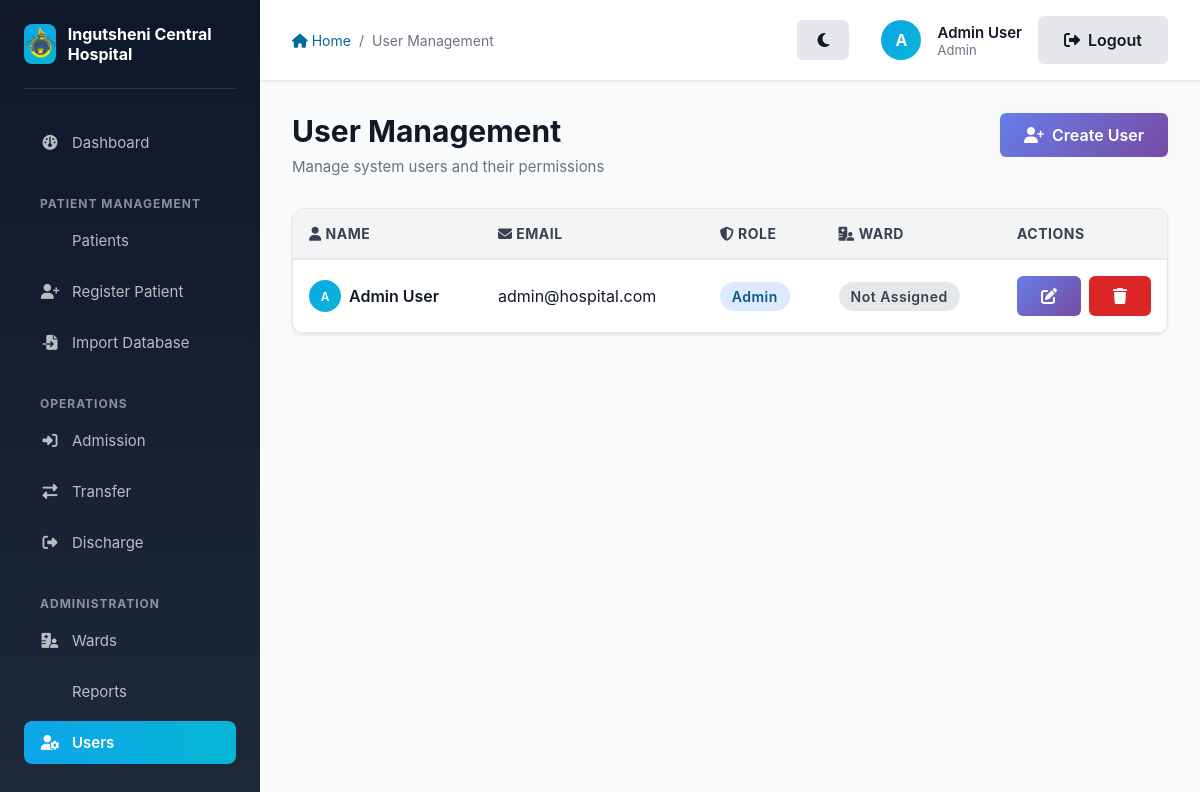
Before: /auth/users (signed in) with the older database file.
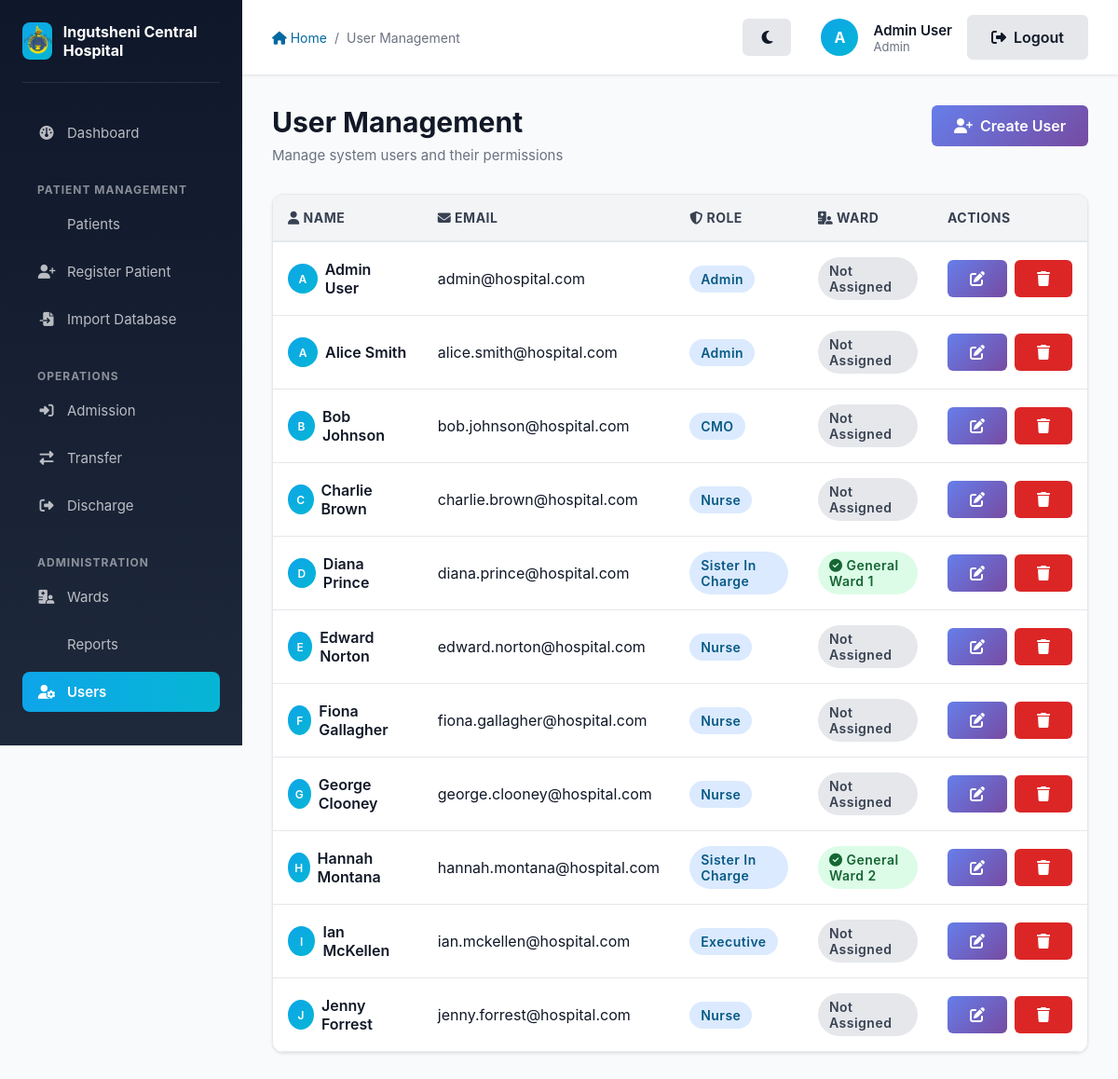
After: the same page with the newer database file.
### app/models/models.py (models this page shows, shortened)
class User(db.Model, UserMixin):
    __tablename__ = 'users'
    id = db.Column(db.Integer, primary_key=True)
    name = db.Column(db.String(100), nullable=False)
    email = db.Column(db.String(120), unique=True, nullable=False)
    password_hash = db.Column(db.String(128), nullable=False)
    role_id = db.Column(db.Integer, db.ForeignKey('roles.id'), nullable=False)
    ward_id = db.Column(db.Integer, db.ForeignKey('wards.id'), nullable=True)

class Role(db.Model):
    __tablename__ = 'roles'
    id = db.Column(db.Integer, primary_key=True)
    name = db.Column(db.String(50), unique=True, nullable=False)
    users = db.relationship('User', backref='role_obj', lazy=True)

class Ward(db.Model):
    __tablename__ = 'wards'
    id = db.Column(db.Integer, primary_key=True)
    name = db.Column(db.String(100), unique=True, nullable=False)
    type = db.Column(db.String(50), nullable=False) # Admission, General, Discharge
    capacity = db.Column(db.Integer, nullable=True)
    users = db.relationship('User', backref='ward_obj', lazy=True)
    patients = db.relationship('Patient', backref='current_ward', lazy=True)

### app/auth/routes.py (the view)
@auth.route('/users')
@login_required
@role_required(['Admin'])
def manage_users():
    users = User.query.all()
    return render_template('auth/manage_users.html', users=users)

### app/auth/utils.py (called while the page is built)
def role_required(roles):
    def decorator(f):
        @wraps(f)
        def decorated_function(*args, **kwargs):
            if not current_user.is_authenticated or current_user.role_obj.name not in roles:
                abort(403)
            return f(*args, **kwargs)
        return decorated_function
    return decorator

### app/models/models.py (called while the page is built)
@login_manager.user_loader
def load_user(user_id):
    return User.query.get(int(user_id))

### app/templates/auth/manage_users.html (shortened to what this page needs)
{% extends "layout.html" %}
{% block breadcrumb %}
    <a href="{{ url_for('main.index') }}"><i class="fas fa-home"></i> Home</a>
    <span>/</span>
    <span>User Management</span>
{% endblock %}
{% block content %}
    <div class="page-header flex-between" style="display: flex; justify-content: space-between; align-items: flex-start;">
        <div>
            <h1 class="page-title">User Management</h1>
            <p class="page-subtitle">Manage system users and their permissions</p>
        </div>
        <a href="{{ url_for('auth.create_user') }}" class="btn btn-primary">
            <i class="fas fa-user-plus"></i> Create User
        </a>
    </div>
    {% if users %}
        <div class="card">
            <div class="table-responsive">
                <table class="table">
                    <thead>
                        <tr>
                            <th><i class="fas fa-user"></i> Name</th>
                            <th><i class="fas fa-envelope"></i> Email</th>
                            <th><i class="fas fa-shield-alt"></i> Role</th>
                            <th><i class="fas fa-hospital-user"></i> Ward</th>
                            <th style="width: 150px;">Actions</th>
                        </tr>
                    </thead>
                    <tbody>
                        {% for user in users %}
                            <tr>
                                <td>
                                    <div class="flex gap-2" style="display: flex; align-items: center; gap: 0.5rem;">
                                        <div style="width: 32px; height: 32px; background: linear-gradient(135deg, #0ea5e9 0%, #06b6d4 100%); border-radius: 50%; display: flex; align-items: center; justify-content: center; color: white; font-weight: 600; font-size: 0.75rem;">
                                            {{ user.name[0].upper() }}
                                        </div>
                                        <span class="font-semibold">{{ user.name }}</span>
                                    </div>
                                </td>
                                <td>{{ user.email }}</td>
                                <td>
                                    <span class="badge badge-primary">{{ user.role_obj.name }}</span>
                                </td>
                                <td>
                                    {% if user.ward_obj %}
                                        <span class="badge badge-success"><i class="fas fa-check-circle"></i> {{ user.ward_obj.name }}</span>
                                    {% else %}
                                        <span class="badge badge-neutral">Not Assigned</span>
                                    {% endif %}
                                </td>
                                <td>
                                    <div style="display: flex; gap: 0.5rem;">
                                        <a href="{{ url_for('auth.update_user', user_id=user.id) }}" class="btn btn-sm btn-primary" title="Edit user">
                                            <i class="fas fa-edit"></i>
                                        </a>
                                        <form action="{{ url_for('auth.delete_user', user_id=user.id) }}" method="POST" style="display: inline;" onsubmit="return confirm('Are you sure you want to delete this user?');">
                                            <button type="submit" class="btn btn-sm btn-danger" title="Delete user">
                                                <i class="fas fa-trash"></i>
                                            </button>
                                        </form>
                                    </div>
                                </td>
                            </tr>
                        {% endfor %}
                    </tbody>
                </table>
            </div>
        </div>
    {% endif %}
{% endblock %}

### app/templates/layout.html (shortened to what this page needs)
<!DOCTYPE html>
<html lang="en">
<head>
    <link rel="stylesheet" href="{{ url_for('static', filename='style.css') }}">
    <link rel="stylesheet" href="https://cdnjs.cloudflare.com/ajax/libs/font-awesome/6.4.0/css/all.min.css">
</head>
<body>
    <aside class="sidebar no-print" id="sidebar">
        <div class="sidebar-header">
            <div class="sidebar-logo">
                <img src="{{ url_for('static', filename='images/logo.png') }}" alt="Ingutsheni Central Hospital Logo">
            </div>
            <div class="sidebar-title">Ingutsheni Central Hospital</div>
        </div>
        <nav class="sidebar-nav">
            <li><a href="{{ url_for('main.index') }}" class="{% if request.endpoint == 'main.index' %}active{% endif %}">
                <i class="fas fa-dashboard"></i> Dashboard
            </a></li>
        </nav>
        {% if current_user.is_authenticated %}
            <div class="sidebar-section-title">Patient Management</div>
            <nav class="sidebar-nav">
                <li><a href="{{ url_for('patients.list_patients') }}" class="{% if request.endpoint == 'patients.list_patients' %}active{% endif %}">
                     Patients
                </a></li>
                <li><a href="{{ url_for('patients.register_patient') }}" class="{% if request.endpoint == 'patients.register_patient' %}active{% endif %}">
                    <i class="fas fa-user-plus"></i> Register Patient
                </a></li>
                {% if current_user.role_obj.name in ['Admin', 'CMO'] %}
                <li><a href="{{ url_for('patients.import_database') }}" class="{% if request.endpoint == 'patients.import_database' %}active{% endif %}">
                    <i class="fas fa-file-import"></i> Import Database
                </a></li>
                {% endif %}
            </nav>
            <div class="sidebar-section-title">Operations</div>
            <nav class="sidebar-nav">
                <li><a href="{{ url_for('patients.list_patients') }}" class="{% if request.endpoint == 'patients.admit_patient' %}active{% endif %}">
                    <i class="fas fa-sign-in-alt"></i> Admission
                </a></li>
                <li><a href="{{ url_for('patients.list_patients') }}" class="{% if request.endpoint == 'transfers.transfer_patient' %}active{% endif %}">
                    <i class="fas fa-exchange-alt"></i> Transfer
                </a></li>
                <li><a href="{{ url_for('patients.list_patients') }}" class="{% if request.endpoint == 'patients.discharge_patient' %}active{% endif %}">
                    <i class="fas fa-sign-out-alt"></i> Discharge
                </a></li>
            </nav>
            <div class="sidebar-section-title">Administration</div>
            <nav class="sidebar-nav">
                <li><a href="{{ url_for('wards.list_wards') }}" class="{% if request.endpoint == 'wards.list_wards' %}active{% endif %}">
                    <i class="fas fa-hospital-user"></i> Wards
                </a></li>
                <li><a href="{{ url_for('reports.view_reports') }}" class="{% if request.endpoint == 'reports.view_reports' %}active{% endif %}">
                     Reports
                </a></li>
                {% if current_user.role_obj.name == 'Admin' %}
                    <li><a href="{{ url_for('auth.manage_users') }}" class="{% if request.endpoint == 'auth.manage_users' %}active{% endif %}">
                        <i class="fas fa-user-gear"></i> Users
                    </a></li>
                {% endif %}
            </nav>
        {% endif %}
    </aside>
    <div class="main-content">
        <div class="top-bar no-print">
            <div class="top-bar-left">
                <div class="breadcrumb">
                    {% block breadcrumb %}{% endblock %}
                </div>
            </div>
            <div class="top-bar-right" style="display: flex; align-items: center; gap: 1rem;">
                <div style="display: flex; align-items: center; gap: 1rem; margin-right: 1rem;">
                    <button id="themeToggle" class="btn btn-secondary btn-sm" title="Toggle Dark/Light Mode" style="border-radius: 50%; width: 40px; height: 40px; padding: 0;">
                        <i class="fas fa-moon"></i>
                    </button>
                </div>
                {% if current_user.is_authenticated %}
                    <div class="user-menu">
                        <div class="user-avatar" title="{{ current_user.name }}">
                            {{ current_user.name[0].upper() }}
                        </div>
                        <div class="user-info">
                            <div class="user-name">{{ current_user.name }}</div>
                            <div class="user-role">{{ current_user.role_obj.name }}</div>
                        </div>
                    </div>
                    <a href="{{ url_for('auth.logout') }}" class="btn btn-secondary btn-sm">
                        <i class="fas fa-sign-out-alt"></i> Logout
                    </a>
                {% else %}
                    <a href="{{ url_for('auth.login') }}" class="btn btn-primary btn-sm">
                        <i class="fas fa-sign-in-alt"></i> Login
                    </a>
                {% endif %}
            </div>
        </div>
        <div class="page-content">
            {% block content %}{% endblock %}
        </div>
    </div>
</body>
</html>

### app/static/style.css (style rules this page uses)
:root { --primary: #0369a1; --primary-light: #0ea5e9; --primary-dark: #075985; --success: #16a34a; --success-light: #22c55e; --danger: #dc2626; --warning: #f59e0b; --info: #3b82f6; --neutral: #6b7280; --gray-50: #f9fafb; --gray-100: #f3f4f6; --gray-200: #e5e7eb; --gray-300: #d1d5db; --gray-400: #9ca3af; --gray-500: #6b7280; --gray-600: #4b5563; --gray-700: #374151; --gray-800: #1f2937; --gray-900: #111827; --body-bg: var(--gray-50); --card-bg: #ffffff; --sidebar-bg: linear-gradient(180deg, #0f172a 0%, #1e293b 100%); --topbar-bg: #ffffff; --text-main: var(--gray-900); --text-muted: var(--gray-500); --border-color: var(--gray-200); }
* { margin: 0; padding: 0; box-sizing: border-box; }
body { font-family: -apple-system, BlinkMacSystemFont, 'Segoe UI', 'Roboto', 'Oxygen', 'Ubuntu', 'Cantarell', 'Fira Sans', 'Droid Sans', 'Helvetica Neue', sans-serif; -webkit-font-smoothing: antialiased; -moz-osx-font-smoothing: grayscale; background-color: var(--body-bg); color: var(--text-main); }
.card { background-color: var(--card-bg); border: 1px solid var(--border-color); }
.top-bar { background-color: var(--topbar-bg) !important; border-color: var(--border-color) !important; }
.table { background-color: var(--card-bg) !important; }
.table th { background-color: var(--gray-100); color: var(--text-main); border-bottom-color: var(--border-color); }
.table td { border-bottom-color: var(--border-color); }
.sidebar { background: var(--sidebar-bg) !important; }
.badge { display: inline-block; padding: 0.375rem 0.75rem; border-radius: 9999px; font-size: 0.875rem; font-weight: 600; letter-spacing: 0.5px; }
.badge-primary { background-color: #dbeafe; color: var(--primary-dark); }
.badge-success { background-color: #dcfce7; color: #166534; }
.badge-neutral { background-color: var(--gray-200); color: var(--gray-700); }
.btn { display: inline-flex; align-items: center; justify-content: center; padding: 0.625rem 1.25rem; border-radius: 0.5rem; font-weight: 600; font-size: 0.9375rem; border: none; cursor: pointer; transition: all 0.2s ease; text-decoration: none; gap: 0.5rem; }
.btn-primary { background-color: var(--primary); color: white; }
.btn-danger { background-color: var(--danger); color: white; }
.btn-secondary { background-color: var(--gray-300); color: var(--gray-800); }
.btn-sm { padding: 0.375rem 0.75rem; font-size: 0.8125rem; }
.card { background-color: white; border-radius: 0.75rem; box-shadow: 0 1px 3px rgba(0, 0, 0, 0.1); overflow: hidden; transition: all 0.2s ease; }
.table { width: 100%; border-collapse: collapse; background-color: white; }
.table thead { background-color: var(--gray-100); border-bottom: 2px solid var(--gray-200); }
.table th { padding: 1rem; text-align: left; font-weight: 700; color: var(--gray-700); font-size: 0.875rem; text-transform: uppercase; letter-spacing: 0.5px; }
.table td { padding: 1rem; border-bottom: 1px solid var(--gray-200); }
.font-semibold { font-weight: 600; }
.flex { display: flex; }
.flex-between { display: flex; justify-content: space-between; align-items: center; }
.gap-2 { gap: 0.5rem; }
.btn { font-size: 1rem !important; font-weight: 600 !important; padding: 0.75rem 1.5rem !important; border: none !important; border-radius: 6px !important; cursor: pointer !important; transition: all 0.3s ease !important; display: inline-flex !important; align-items: center !important; gap: 0.5rem !important; text-decoration: none !important; }
.btn-primary { background: linear-gradient(135deg, #667eea 0%, #764ba2 100%) !important; color: white !important; }
.btn-secondary { background: var(--gray-200) !important; color: var(--text-main) !important; border: 2px solid var(--border-color) !important; }
.btn-danger { background: var(--danger) !important; color: white !important; }

Changed rows visible on the page:
added User: name "A", name "Alice Smith", email "alice.smith@hospital.com", role_obj.name "Admin", shows "Not Assigned"
added User: name "B", name "Bob Johnson", email "bob.johnson@hospital.com", role_obj.name "CMO", shows "Not Assigned"
added User: name "C", name "Charlie Brown", email "charlie.brown@hospital.com", role_obj.name "Nurse", shows "Not Assigned"
added User: name "D", name "Diana Prince", email "diana.prince@hospital.com", role_obj.name "Sister In Charge", ward_obj.name "General Ward 1"
added User: name "E", name "Edward Norton", email "edward.norton@hospital.com", role_obj.name "Nurse", shows "Not Assigned"
added User: name "F", name "Fiona Gallagher", email "fiona.gallagher@hospital.com", role_obj.name "Nurse", shows "Not Assigned"
added User: name "G", name "George Clooney", email "george.clooney@hospital.com", role_obj.name "Nurse", shows "Not Assigned"
added User: name "H", name "Hannah Montana", email "hannah.montana@hospital.com", role_obj.name "Sister In Charge", ward_obj.name "General Ward 2"
added User: name "I", name "Ian McKellen", email "ian.mckellen@hospital.com", role_obj.name "Executive", shows "Not Assigned"
added User: name "J", name "Jenny Forrest", email "jenny.forrest@hospital.com", role_obj.name "Nurse", shows "Not Assigned"
